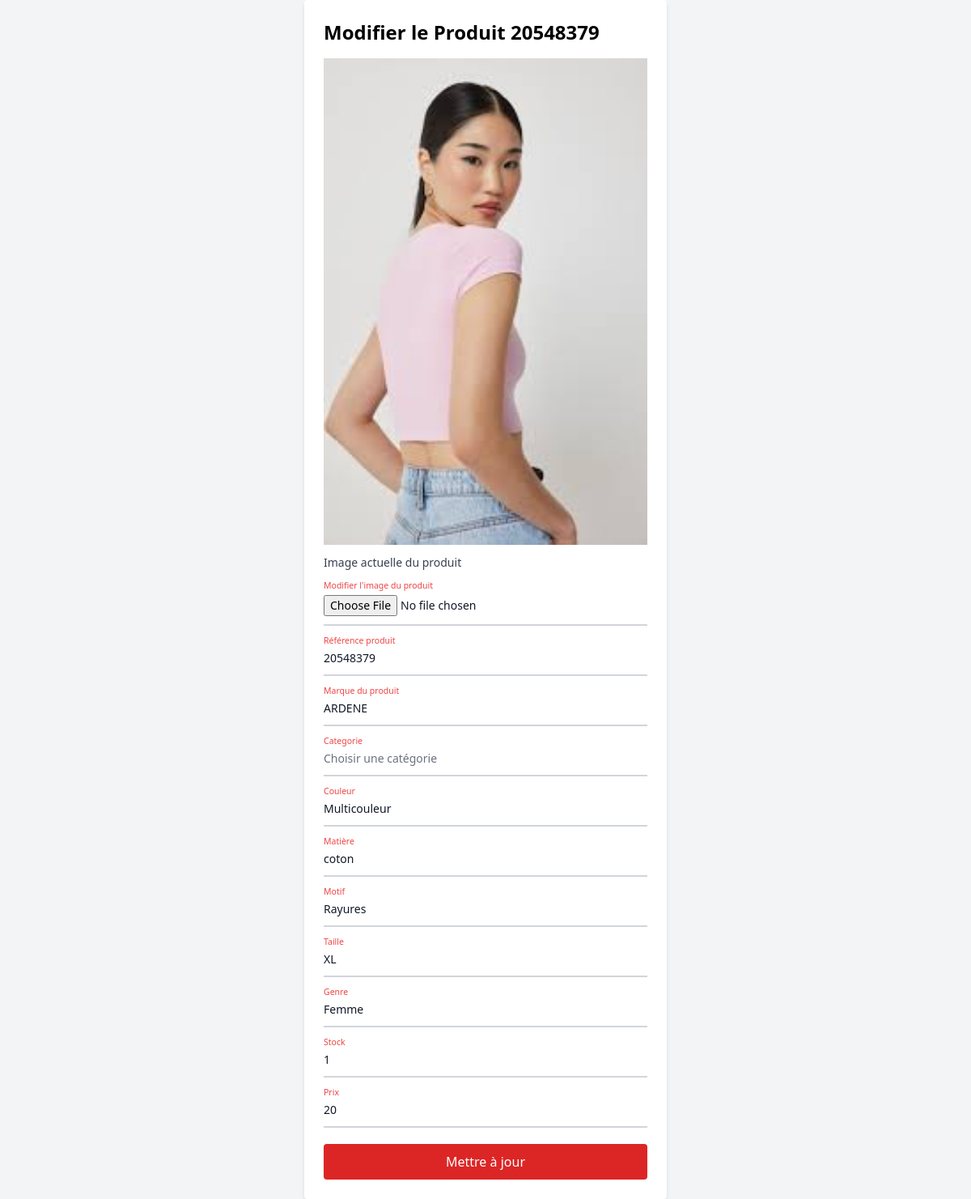
/back_office/edit_product.php?id=27 (signed in), run on the app's committed database.
### tables this page shows
CREATE TABLE `products` (
  `id` int NOT NULL,
  `reference_produit` int NOT NULL,
  `marque` varchar(255) NOT NULL,
  `categorie` varchar(255) NOT NULL,
  `nom` varchar(255) NOT NULL,
  `couleur` varchar(255) NOT NULL,
  `matiere` varchar(255) NOT NULL,
  `motif` varchar(255) NOT NULL,
  `taille` varchar(255) NOT NULL,
  `genre` varchar(255) NOT NULL,
  `description` text NOT NULL,
  `stock` int NOT NULL,
  `prix` int NOT NULL,
  `image` varchar(255) NOT NULL
);

### src/back_office/edit_product.php (the view, shortened to what this page needs)
<?php
require_once("../connect.php");
if (isset($_GET["id"]) && !empty($_GET["id"])) {
    $id = strip_tags($_GET["id"]);
    $sql = "SELECT * FROM products WHERE id = :id";
    $query = $db->prepare($sql);
    $query->bindValue(":id", $id, PDO::PARAM_INT);
    $query->execute();
    $produits = $query->fetch();
} else {
    header("Location: tableauProduits.php");
    exit();
}
?>
<!doctype html>
<html lang="fr">
<head>
    <link rel="stylesheet" href="../styles/output.css">
    <link rel="stylesheet" href="../styles/reset.css">
</head>
<body class="flex items-center justify-center min-h-screen bg-gray-100">
    <form action="" method="post" enctype="multipart/form-data" class="max-w-md mx-auto bg-white p-6 rounded shadow-md w-full">
        <h1 class="text-2xl font-bold mb-4">Modifier le Produit <?=$produits['reference_produit']?></h1>
        <div class="relative z-0 w-full mb-5 group">
            <img src="./<?=$produits['image']?>" alt="Image actuelle du produit" class="w-full mb-3">
            <label for="current_image" class="block text-sm text-gray-700 mb-2">Image actuelle du produit</label>
        </div>
        <div class="relative z-0 w-full mb-5 group">
            <input type="file" name="image" id="image" value="./<?=$produits['image']?>" class="block py-2.5 px-0 w-full text-sm text-gray-900 bg-transparent border-0 border-b-2 border-gray-300 appearance-none focus:outline-none focus:ring-0 focus:border-red-600 peer" />
            <label for="image" class="peer-focus:font-medium absolute text-sm text-red-500 duration-300 transform -translate-y-6 scale-75 top-3 -z-10 origin-[0] peer-focus:start-0 peer-focus:text-red-600 peer-placeholder-shown:scale-100 peer-placeholder-shown:translate-y-0 peer-focus:scale-75 peer-focus:-translate-y-6">Modifier l'image du produit</label>
        </div>
        <div class="relative z-0 w-full mb-5 group">
            <input type="text" name="ref" id="ref" value="<?=$produits['reference_produit']?>" class="block py-2.5 px-0 w-full text-sm text-gray-900 bg-transparent border-0 border-b-2 border-gray-300 appearance-none focus:outline-none focus:ring-0 focus:border-red-600 peer" placeholder=" " required />
            <label for="ref" class="peer-focus:font-medium absolute text-sm text-red-500 duration-300 transform -translate-y-6 scale-75 top-3 -z-10 origin-[0] peer-focus:start-0 peer-focus:text-red-600 peer-placeholder-shown:scale-100 peer-placeholder-shown:translate-y-0 peer-focus:scale-75 peer-focus:-translate-y-6">Référence produit</label>
        </div>
        <div class="relative z-0 w-full mb-5 group">
            <input type="text" name="marque" id="marque" value="<?=$produits['marque']?>" class="block py-2.5 px-0 w-full text-sm text-gray-900 bg-transparent border-0 border-b-2 border-gray-300 appearance-none focus:outline-none focus:ring-0 focus:border-red-600 peer" placeholder=" " required />
            <label for="marque" class="peer-focus:font-medium absolute text-sm text-red-500 duration-300 transform -translate-y-6 scale-75 top-3 -z-10 origin-[0] peer-focus:start-0 peer-focus:text-red-600 peer-placeholder-shown:scale-100 peer-placeholder-shown:translate-y-0 peer-focus:scale-75 peer-focus:-translate-y-6">Marque du produit</label>
        </div>
        <div class="relative z-0 w-full mb-5 group">
            <select name="categorie" id="categorie" class="block py-2.5 px-0 w-full text-sm text-gray-500 bg-transparent border-0 border-b-2 border-gray-300 appearance-none focus:outline-none focus:ring-0 focus:border-red-600 peer" required>
                <option value="" disabled selected>Choisir une catégorie</option>
            </select>
            <label for="categorie" class="peer-focus:font-medium absolute text-sm text-red-500 duration-300 transform -translate-y-6 scale-75 top-3 -z-10 origin-[0] peer-focus:start-0 peer-focus:text-red-600 peer-placeholder-shown:scale-100 peer-placeholder-shown:translate-y-0 peer-focus:scale-75 peer-focus:-translate-y-6">Categorie</label>
        </div>
        <div class="relative z-0 w-full mb-5 group">
            <input type="text" name="couleur" id="couleur" value="<?=$produits['couleur']?>" class="block py-2.5 px-0 w-full text-sm text-gray-900 bg-transparent border-0 border-b-2 border-gray-300 appearance-none focus:outline-none focus:ring-0 focus:border-red-600 peer" placeholder=" " required />
            <label for="couleur" class="peer-focus:font-medium absolute text-sm text-red-500 duration-300 transform -translate-y-6 scale-75 top-3 -z-10 origin-[0] peer-focus:start-0 peer-focus:text-red-600 peer-placeholder-shown:scale-100 peer-placeholder-shown:translate-y-0 peer-focus:scale-75 peer-focus:-translate-y-6">Couleur</label>
        </div>
        <div class="relative z-0 w-full mb-5 group">
            <input type="text" name="matiere" id="matiere" value="<?=$produits['matiere']?>" class="block py-2.5 px-0 w-full text-sm text-gray-900 bg-transparent border-0 border-b-2 border-gray-300 appearance-none focus:outline-none focus:ring-0 focus:border-red-600 peer" placeholder=" " required />
            <label for="matiere" class="peer-focus:font-medium absolute text-sm text-red-500 duration-300 transform -translate-y-6 scale-75 top-3 -z-10 origin-[0] peer-focus:start-0 peer-focus:text-red-600 peer-placeholder-shown:scale-100 peer-placeholder-shown:translate-y-0 peer-focus:scale-75 peer-focus:-translate-y-6">Matière</label>
        </div>
        <div class="relative z-0 w-full mb-5 group">
            <input type="text" name="motif" id="motif" value="<?=$produits['motif']?>" class="block py-2.5 px-0 w-full text-sm text-gray-900 bg-transparent border-0 border-b-2 border-gray-300 appearance-none focus:outline-none focus:ring-0 focus:border-red-600 peer" placeholder=" " required />
            <label for="motif" class="peer-focus:font-medium absolute text-sm text-red-500 duration-300 transform -translate-y-6 scale-75 top-3 -z-10 origin-[0] peer-focus:start-0 peer-focus:text-red-600 peer-placeholder-shown:scale-100 peer-placeholder-shown:translate-y-0 peer-focus:scale-75 peer-focus:-translate-y-6">Motif</label>
        </div>
        <div class="relative z-0 w-full mb-5 group">
            <input type="text" name="taille" id="taille" value="<?=$produits['taille']?>" class="block py-2.5 px-0 w-full text-sm text-gray-900 bg-transparent border-0 border-b-2 border-gray-300 appearance-none focus:outline-none focus:ring-0 focus:border-red-600 peer" placeholder=" " required />
            <label for="taille" class="peer-focus:font-medium absolute text-sm text-red-500 duration-300 transform -translate-y-6 scale-75 top-3 -z-10 origin-[0] peer-focus:start-0 peer-focus:text-red-600 peer-placeholder-shown:scale-100 peer-placeholder-shown:translate-y-0 peer-focus:scale-75 peer-focus:-translate-y-6">Taille</label>
        </div>
        <div class="relative z-0 w-full mb-5 group">
            <input type="text" name="genre" id="genre" value="<?=$produits['genre']?>" class="block py-2.5 px-0 w-full text-sm text-gray-900 bg-transparent border-0 border-b-2 border-gray-300 appearance-none focus:outline-none focus:ring-0 focus:border-red-600 peer" placeholder=" " required />
            <label for="genre" class="peer-focus:font-medium absolute text-sm text-red-500 duration-300 transform -translate-y-6 scale-75 top-3 -z-10 origin-[0] peer-focus:start-0 peer-focus:text-red-600 peer-placeholder-shown:scale-100 peer-placeholder-shown:translate-y-0 peer-focus:scale-75 peer-focus:-translate-y-6">Genre</label>
        </div>
        <div class="relative z-0 w-full mb-5 group">
            <input type="text" name="stock" id="stock" value="<?=$produits['stock']?>" class="block py-2.5 px-0 w-full text-sm text-gray-900 bg-transparent border-0 border-b-2 border-gray-300 appearance-none focus:outline-none focus:ring-0 focus:border-red-600 peer" placeholder=" " required />
            <label for="stock" class="peer-focus:font-medium absolute text-sm text-red-500 duration-300 transform -translate-y-6 scale-75 top-3 -z-10 origin-[0] peer-focus:start-0 peer-focus:text-red-600 peer-placeholder-shown:scale-100 peer-placeholder-shown:translate-y-0 peer-focus:scale-75 peer-focus:-translate-y-6">Stock</label>
        </div>
        <div class="relative z-0 w-full mb-5 group">
            <input type="text" name="prix" id="prix" value="<?=$produits['prix']?>" class="block py-2.5 px-0 w-full text-sm text-gray-900 bg-transparent border-0 border-b-2 border-gray-300 appearance-none focus:outline-none focus:ring-0 focus:border-red-600 peer" placeholder=" " required />
            <label for="prix" class="peer-focus:font-medium absolute text-sm text-red-500 duration-300 transform -translate-y-6 scale-75 top-3 -z-10 origin-[0] peer-focus:start-0 peer-focus:text-red-600 peer-placeholder-shown:scale-100 peer-placeholder-shown:translate-y-0 peer-focus:scale-75 peer-focus:-translate-y-6">Prix</label>
        </div>
        <button type="submit" class="w-full bg-red-600 text-white py-2.5 rounded">Mettre à jour</button>
    </form>
</body>
</html>

### data on the page
products: reference_produit "20548379", image (picture), ref "20548379", marque "ARDENE", couleur "Multicouleur", matiere "coton", motif "Rayures", taille "XL", genre "Femme", stock "1", prix "20"
